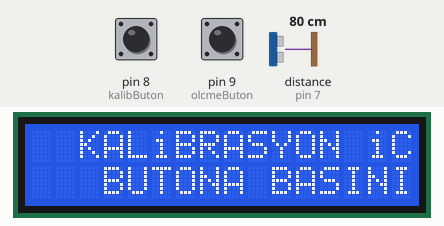
A sketch run on a simulated Arduino Uno, built with avr-gcc and run on an emulated ATmega328P. On the bench: 16×2 character LCD. The inputs (shaded band) are chosen by the test bench; at power-on: pin 8 (kalibButon) LOW, pin 9 (olcmeButon) LOW, distance to the obstacle (sensor on pin 7) 80 cm. The echo pulse lasts 58.3 µs per cm.

Above: at 0.9 s.
1.0 s: pin 8 (kalibButon) pulled HIGH for 0.15 s
At 2.3 s:
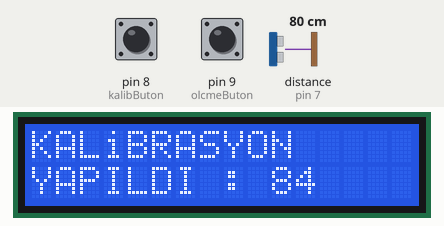
At 3.6 s:
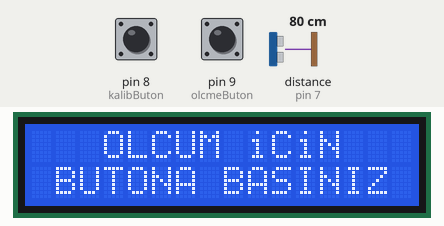
4.1 s: pin 9 (olcmeButon) pulled HIGH for 3.2 s
At 5.1 s:
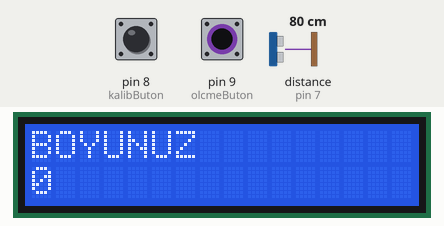
8.8 s: pin 9 (olcmeButon) pulled HIGH for 0.15 s
10.4 s: pin 9 (olcmeButon) pulled HIGH for 1 s
Timing chart, 0 to 13.4 s (numbered marks = the images above; inputs shaded):
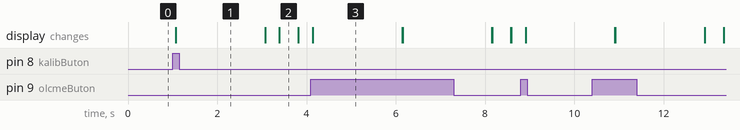

The sketch:

height_meter.ino
```cpp
#include <LiquidCrystal.h>
LiquidCrystal lcd(12, 11, 5, 4, 3, 2);

const int  trig = 6;
const int   echo = 7;
const int kalibButon = 8;
const int olcmeButon  =9;
int sure = 0;
int mesafe = 0;
int ilkmesafe;

void setup() {
  lcd.begin(16, 2);
  pinMode(trig, OUTPUT);
  pinMode(echo, INPUT);
  pinMode(kalibButon, INPUT);
  pinMode(olcmeButon, INPUT);
  while (digitalRead(kalibButon) == LOW){
    lcd.setCursor(2, 0);
    lcd.print("KALiBRASYON iCiN");
    lcd.setCursor(2, 1);
    lcd.print(" BUTONA BASINIZ ");
    delay(100);
    if (digitalRead(kalibButon) == HIGH){
      delay(50);
      ilkmesafe = mesafeolc();
      lcd.clear();
      lcd.setCursor(0, 0);
      lcd.print("KALiBRASYON");
      lcd.setCursor(0, 1);
      lcd.print("YAPILDI : ");
      lcd.print(ilkmesafe);
      delay(2000);
      lcd.clear();
      break;
    }
  }
}

void loop(){
  if (digitalRead(olcmeButon) == HIGH){
    lcd.setCursor(0, 0);
    lcd.print("BOYUNUZ");
    lcd.setCursor(0, 1);
    int boy = ilkmesafe - mesafeolc();
    lcd.print(boy);
    lcd.setCursor(0, 2);
    delay(2000);
    lcd.clear();
  }
  else{
    lcd.setCursor(0, 0);
    lcd.print("   OLCUM iCiN   ");
    lcd.setCursor(0, 1);
    lcd.print(" BUTONA BASINIZ ");
    delay(100);
    lcd.clear();
  }
}

int mesafeolc(){
    digitalWrite(trig, HIGH);
    delay(1);
    digitalWrite(trig, LOW);
    sure = pulseIn(echo, HIGH);
    mesafe = (sure / 2) / 27.6;
    return mesafe;
}
```

Measured:
- after the input at 1.0 s, the display: changes after 0.06 s (image 1)
- after the input at 4.1 s, the display: changes at once (image 3)
- what the display in image 2 shows lasts 0.4 s, from 3.4 s to 3.8 s
- what the display in image 3 shows lasts 2.0 s, from 4.1 s to 6.1 s
